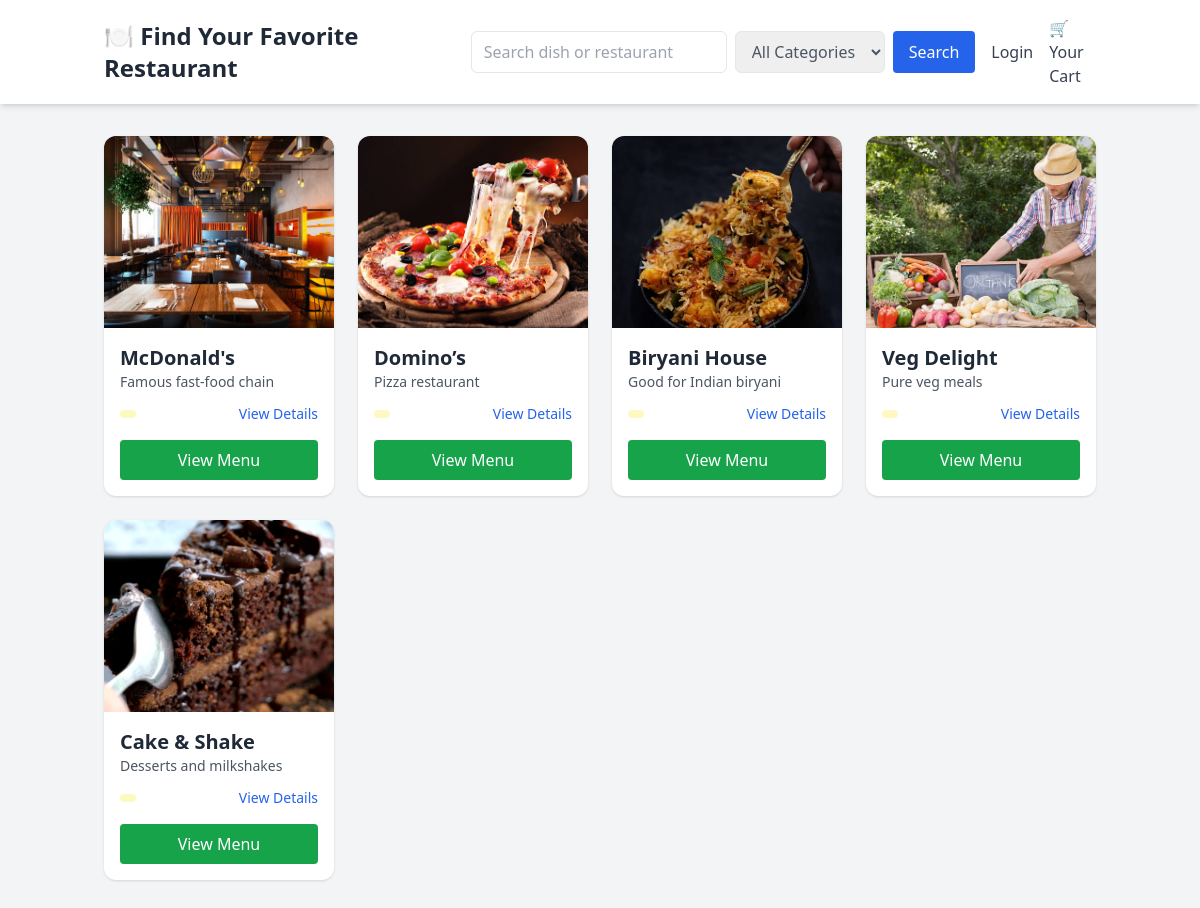
The page / on the database its author committed.
### core/models.py (models this page shows, shortened)
class Restaurant(models.Model):
    name = models.CharField(max_length=100)
    description = models.TextField()
    location = models.CharField(max_length=200)
    image = models.ImageField(upload_to='restaurant_images/', blank=True, null=True)

### core/views.py (the view)
# urls.py: path('', views.home, name='home'),
def home(request):
    restaurants = Restaurant.objects.all()
    dishes = Dish.objects.all()
    categories = Category.objects.all()
    return render(request, 'core/home.html', {
        'restaurants': restaurants,
        'dishes': dishes,
        'categories': categories,
    })

### core/templates/core/home.html (shortened to what this page needs)
{% load static %}
<!DOCTYPE html>
<html lang="en">
<head>
    <script src="https://cdn.tailwindcss.com"></script>
</head>
<body class="bg-gray-100">
<header class="bg-white shadow-md sticky top-0 z-50">
    <div class="container mx-auto flex items-center justify-between px-4 py-4">
        <h1 class="text-2xl font-bold text-gray-800">🍽️ Find Your Favorite Restaurant</h1>
        <div class="flex gap-4 items-center">
            <form method="GET" action="{% url 'search' %}" class="flex gap-2">
                <input type="text" name="query" placeholder="Search dish or restaurant"
                       class="border rounded-md px-3 py-2 w-64 focus:outline-none focus:ring focus:border-blue-300"
                       value="{{ request.GET.query }}">
                <select name="category" class="border rounded-md px-3 py-2 text-gray-600">
                    <option value="">All Categories</option>
                </select>
                <button type="submit" class="bg-blue-600 text-white px-4 py-2 rounded hover:bg-blue-700">Search</button>
            </form>
            <div class="flex items-center space-x-4">
                <a href="{% url 'login' %}" class="text-gray-700 hover:text-blue-600 font-medium">Login</a>
                <a href="{% url 'cart' %}" class="relative text-gray-700 hover:text-blue-600 font-medium">
                    🛒 Your Cart
                </a>
            </div>
        </div>
    </div>
</header>
<main class="container mx-auto px-4 py-8">
    {% if restaurants %}
        <div class="grid grid-cols-1 sm:grid-cols-2 md:grid-cols-3 lg:grid-cols-4 gap-6">
            {% for rest in restaurants %}
                <div class="bg-white rounded-xl shadow hover:shadow-xl transition duration-300">
                    <img src="{{ rest.image.url }}" alt="{{ rest.name }}" class="w-full h-48 object-cover rounded-t-xl">
                    <div class="p-4">
                        <h2 class="text-xl font-semibold text-gray-800">{{ rest.name }}</h2>
                        <p class="text-sm text-gray-600 truncate">{{ rest.description|truncatewords:10 }}</p>
                        <div class="mt-3 flex justify-between items-center">
                            <span class="bg-yellow-100 text-yellow-800 text-sm font-medium px-2 py-1 rounded">{{ rest.category }}</span>
                            <button
                                onclick="openModal(`{{ rest.name|escapejs }}`, `{{ rest.description|escapejs }}`, `{{ rest.image.url }}`)"
                                class="text-blue-600 text-sm hover:underline">View Details</button>
                        </div>
                        <a href="{% url 'restaurant_menu' rest.id %}" class="block mt-4 text-center bg-green-600 text-white py-2 rounded hover:bg-green-700">
                            View Menu
                        </a>
                    </div>
                </div>
            {% endfor %}
        </div>
    {% else %}
        <p class="text-center text-gray-500 text-lg mt-10">No restaurants found for this search.</p>
    {% endif %}
</main>
</body>
</html>

### rows shown on the page
Restaurant: image (picture), name "McDonald's", description "Famous fast-food chain"
Restaurant: image (picture), name "Domino’s", description "Pizza restaurant"
Restaurant: image (picture), name "Biryani House", description "Good for Indian biryani"
Restaurant: image (picture), name "Veg Delight", description "Pure veg meals"
Restaurant: image (picture), name "Cake & Shake", description "Desserts and milkshakes"
